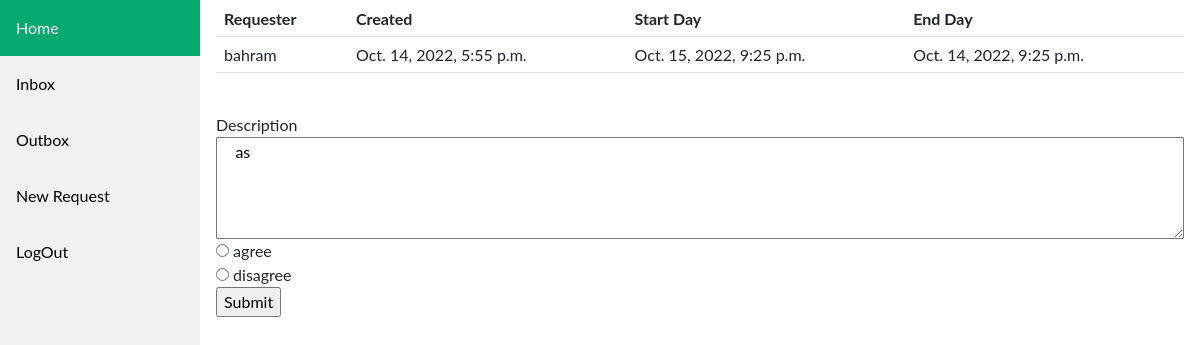
The page /message_detail/21/ (signed in) on the database its author committed.
### core/models.py (models this page shows)
class Message(models.Model):
    start = models.DateTimeField()
    end = models.DateTimeField()
    created = models.DateTimeField(auto_now_add=True)
    updated = models.DateTimeField(auto_now=True)
    sender = models.CharField(max_length=100)
    receiver = models.CharField(max_length=100)
    description = models.TextField()
    is_reply = models.BooleanField(default=False)
    is_done = models.BooleanField(default=False)
    CHOICE = [
        ('Agree', 'agree'),
        ('DisAgree', 'disagree')
    ]
    manager_choice = models.CharField(max_length=8, choices=CHOICE)
    def __str__(self):
        return f"{self.sender} to {self.receiver}"
    class Meta:
        ordering = ('-created',)

### core/views.py (the view)
# urls.py: path('message_detail/<int:id>/', message_detail, name='message_detail'),
@cache_control(no_cache=True, must_revalidate=True, no_store=True)
@login_required()
def message_detail(request, id):
    msg = get_object_or_404(Message, id=id)
    print(msg)
    if msg.is_reply:
        reply = Reply.objects.filter(message_id=msg.id).order_by('id')[0]
        print(reply)
        return render(request, 'core/message_detail.html', {'reply': reply})
    else:
        print('hi')
        form = CHOICES()
        return render(request, 'core/message_detail.html', {'msg': msg,
                                                            'form': form})

### core/forms.py
class CHOICES(forms.Form):
    choice = forms.CharField(widget=forms.RadioSelect(choices=choice))

### templates/core/message_detail.html (shortened to what this page needs)
{% extends 'core/base.html' %}
{% block content %}
  {% if msg %}
      <table class="table">
      <thead>
        <tr>
          <th scope="col">Requester</th>
          <th scope="col">Created</th>
          <th scope="col">Start Day</th>
          <th scope="col">End Day</th>
        </tr>
      </thead>
      <tbody>
        <tr>
          <td>{{ msg.sender }}</td>
          <td>{{ msg.created }}</td>
          <td>{{ msg.start }}</td>
          <td>{{ msg.end }}</td>
        </tr>
      </tbody>
    </table>
    <br>
    <label>Description</label>
    <textarea class="col-md-12" rows="4" readonly>
    {{ msg.description }}
    </textarea>
    <br>
    <form method="post" action="{% url 'core:reply' msg.id%}" enctype="multipart/form-data">
        {{form.choice}}
        <input type="submit" value="Submit">
    </form>
  {% endif %}
{% endblock %}

### templates/core/base.html (style rules this page uses)
body { margin: 0; font-family: "Lato", sans-serif; }

### rows shown on the page
Message: sender "bahram", created "Oct. 14, 2022, 5:55 p.m.", start "Oct. 15, 2022, 9:25 p.m.", end "Oct. 14, 2022, 9:25 p.m.", description "as"
